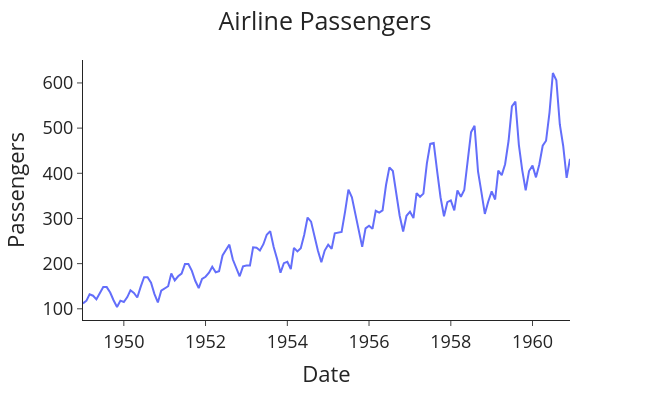

The code cell stored with this chart in its notebook:
### Code cell
# Đọc dữ liệu
data = pd.read_csv('AirPassengers.csv', index_col=0)
data.index = pd.to_datetime(data.index)

# Vẽ biểu đồ dữ liệu
fig = px.line(data, x=data.index, y='#Passengers',
              labels=({'#Passengers': 'Passengers', 'Month': 'Date'}))

fig.update_layout(template="simple_white", font=dict(size=18),
                  title_text='Airline Passengers', width=650, title_x=0.5, height=400)

fig.show()

### Figure 1 — Plotly figure (JSON) as saved in the notebook; plotly's stock layout.template omitted (floating-point values rounded to 4 significant figures; data arrays with more than 128 entries replaced by an {"elided": "..."} marker saying what was removed)
{"data": [{"hovertemplate": "Date=%{x}<br>Passengers=%{y}<extra></extra>", "legendgroup": "", "line": {"color": "#636efa", "dash": "solid"}, "marker": {"symbol": "circle"}, "mode": "lines", "name": "", "orientation": "v", "showlegend": false, "type": "scatter", "x": {"elided": "144 str values"}, "xaxis": "x", "y": {"elided": "144 int values"}, "yaxis": "y"}], "layout": {"font": {"size": 18}, "height": 400, "legend": {"tracegroupgap": 0}, "margin": {"t": 60}, "title": {"text": "Airline Passengers", "x": 0.5}, "width": 650, "xaxis": {"anchor": "y", "domain": [0, 1], "title": {"text": "Date"}}, "yaxis": {"anchor": "x", "domain": [0, 1], "title": {"text": "Passengers"}}}}
